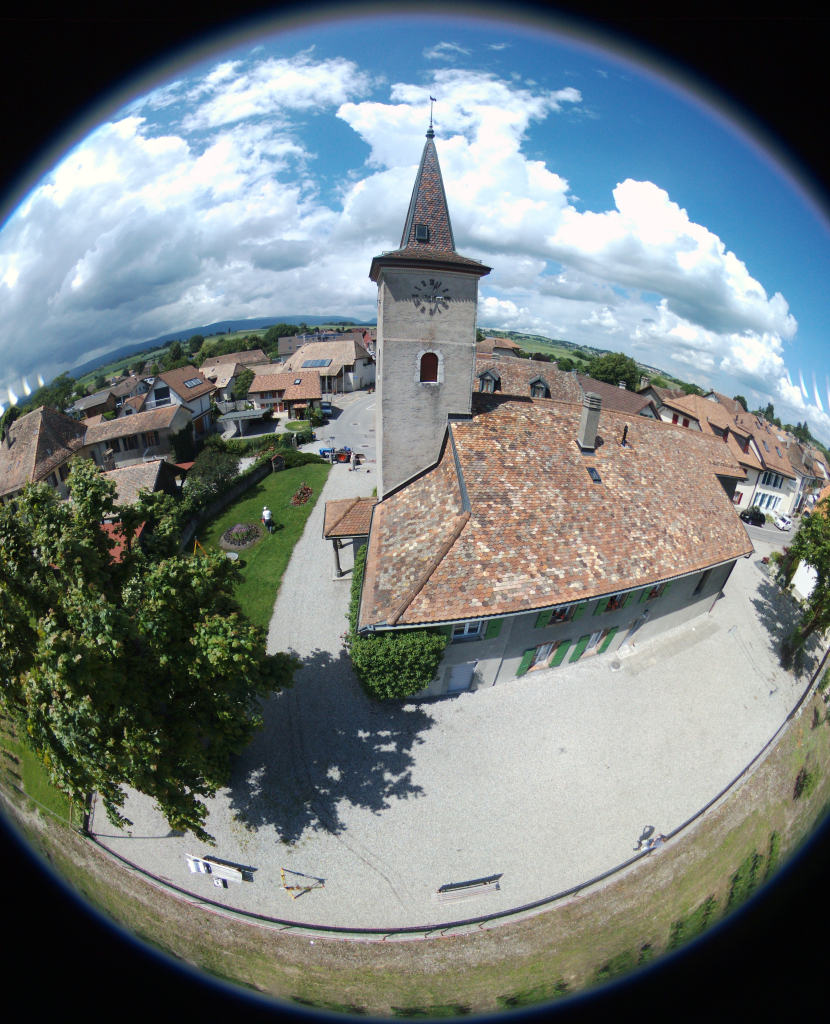
#> input picture 5_script-automatisation/bebop-distorsion/bebop_0022.jpg, 3320 x 4096 px (shown at 1/4 size)
$ python calib.py
#> lines starting #> are read from the running program, lines starting #| are printed output that depends on the picture
import cv2
import numpy as np

assert float(cv2.__version__.rsplit('.', 1)[0]) >= 3, 'OpenCV version 3 or newer required.'

K = np.array([[  1400,     0.  ,  1695.56],
              [    0.  ,   1100,   1750],
              [    0.  ,     0.  ,     0.8  ]])

# zero distortion coefficients work well for this image
D = np.array([0., 0., 0., 0.])

# use Knew to scale the output
Knew = K.copy()
Knew[(0,1), (0,1)] = 0.7 * Knew[(0,1), (0,1)]


img = cv2.imread('bebop_0022.jpg')
#> img is the input picture: shape (4096, 3320, 3); mean B, G, R 127.6, 126.5, 117.4
img_undistorted = cv2.fisheye.undistortImage(img, K, D=D, Knew=Knew)
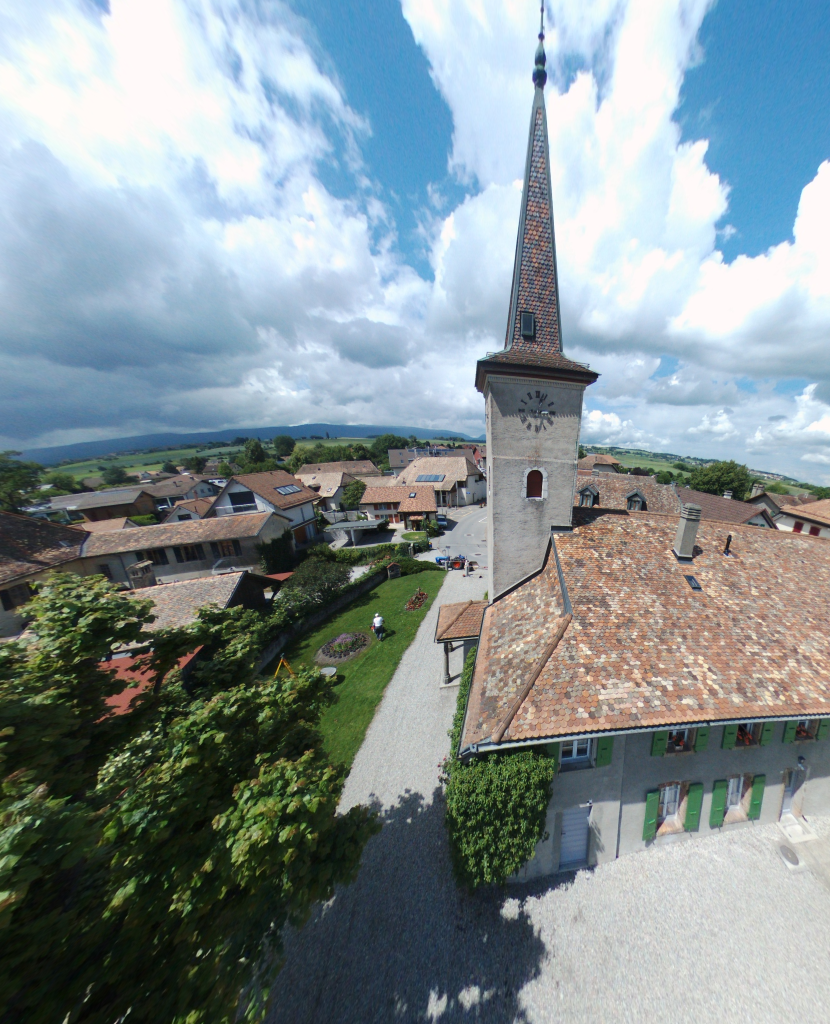
#> img_undistorted: shape (4096, 3320, 3) (shown at 1/4 size); mean B, G, R 148.8, 145.2, 132.1
cv2.imwrite('fisheye_sample_undistorted.jpg', img_undistorted)
cv2.waitKey()
